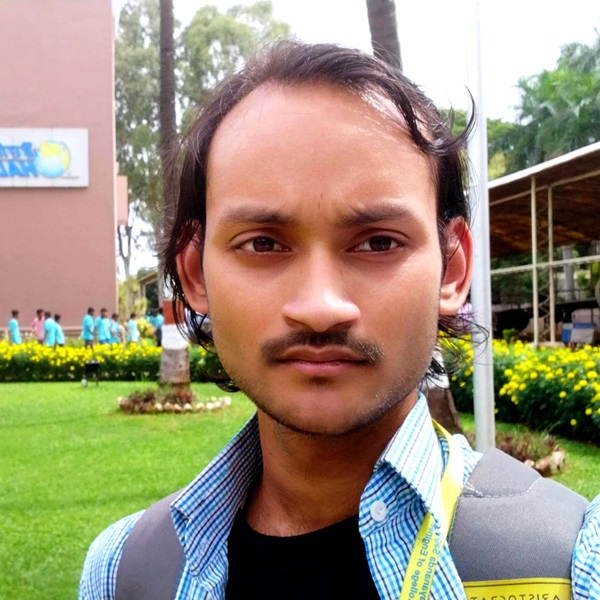
#> input picture backend/uploads/profile_pics/4f886e4a-99ec-438f-85cf-bfb1d9e911b9.jpg, 600 x 600 px
$ python -i face_test.py   (imports and definitions only)
#> lines starting #> are read from the running program, lines starting #| are printed output that depends on the picture; after the words box and inside, x2 and y2 are one past the last pixel; in counts of white or black regions, pixels touching at a corner belong together
import streamlit as st
import cv2
import numpy as np
from PIL import Image
import tempfile
import os

# Set page configuration
# [9 lines not run here, left out]

# Initialize session state for captured image
if 'captured_image' not in st.session_state:
    st.session_state.captured_image = None

# Load OpenCV's pre-trained classifiers
@st.cache_resource
def load_detectors():
    try:
        # Load face detector
        face_cascade = cv2.CascadeClassifier(cv2.data.haarcascades + 'haarcascade_frontalface_default.xml')

        # Load eye detector
        eye_cascade = cv2.CascadeClassifier(cv2.data.haarcascades + 'haarcascade_eye.xml')

        return face_cascade, eye_cascade
    except Exception as e:
        st.error(f"Error loading detectors: {e}")
        return None, None

def detect_faces_and_eyes(image, detection_type="both"):
    """
    Detect faces and/or eyes in the given image
    detection_type: "faces", "eyes", or "both"
    Returns: detection results and image with rectangles drawn
    """
#> called with detection_type = 'both'
    face_cascade, eye_cascade = load_detectors()
    if face_cascade is None or eye_cascade is None:
        return {"faces": 0, "eyes": 0}, image

    # Convert PIL image to OpenCV format
    opencv_image = cv2.cvtColor(np.array(image), cv2.COLOR_RGB2BGR)
#> opencv_image is the input picture: shape (600, 600, 3); mean B, G, R 120.8, 143.7, 155.3

    # Convert to grayscale for detection
    gray = cv2.cvtColor(opencv_image, cv2.COLOR_BGR2GRAY)
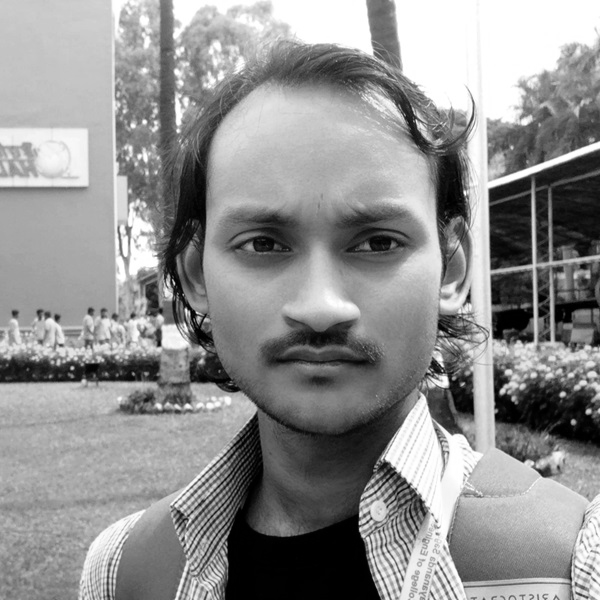
#> gray: shape (600, 600); min 0, max 255, mean 144.6

    result_image = opencv_image.copy()
    results = {"faces": 0, "eyes": 0}

    # Detect faces
    if detection_type in ["faces", "both"]:
        faces = face_cascade.detectMultiScale(
            gray,
            scaleFactor=1.1,
            minNeighbors=5,
            minSize=(30, 30),
            flags=cv2.CASCADE_SCALE_IMAGE
        )
#> faces = [[160, 125, 319, 319]]

        results["faces"] = len(faces)

        # Draw rectangles around faces
        for (x, y, w, h) in faces:
            cv2.rectangle(result_image, (x, y), (x+w, y+h), (0, 255, 0), 2)
            cv2.putText(result_image, 'Face', (x, y-10), cv2.FONT_HERSHEY_SIMPLEX, 0.9, (0, 255, 0), 2)
#> this loop made 1 pass
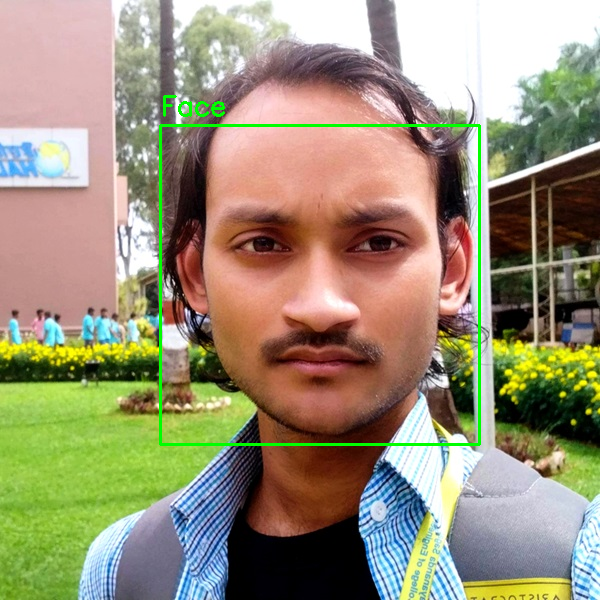
#> result_image: shape (600, 600, 3); 1.19% of pixels changed, all inside (x1, y1, x2, y2) = (159, 95, 481, 446)

    # Detect eyes
    if detection_type in ["eyes", "both"]:
        eyes = eye_cascade.detectMultiScale(
            gray,
            scaleFactor=1.1,
            minNeighbors=5,
            minSize=(10, 10),
            flags=cv2.CASCADE_SCALE_IMAGE
        )
#> eyes = [[571, 254, 22, 22], [225, 209, 70, 70], [336, 211, 66, 66]]

        results["eyes"] = len(eyes)

        # Draw rectangles around eyes
        for (x, y, w, h) in eyes:
            cv2.rectangle(result_image, (x, y), (x+w, y+h), (255, 0, 0), 2)
            cv2.putText(result_image, 'Eye', (x, y-10), cv2.FONT_HERSHEY_SIMPLEX, 0.6, (255, 0, 0), 2)
#> this loop made 3 passes
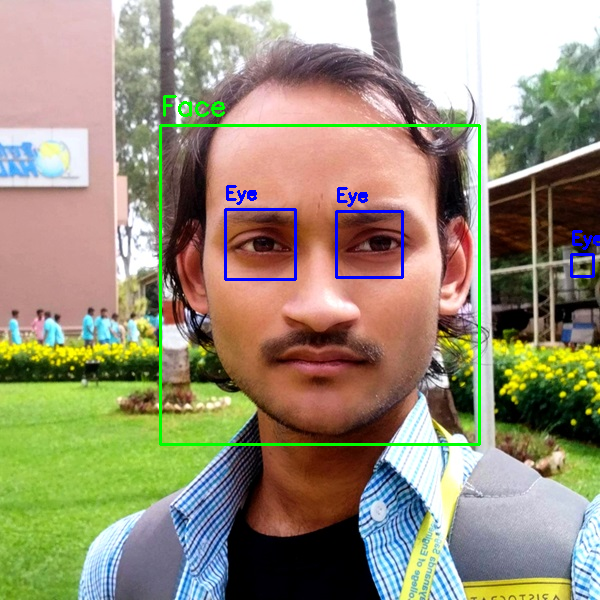
#> result_image: shape (600, 600, 3); 0.74% of pixels changed, all inside (x1, y1, x2, y2) = (224, 185, 600, 281)

    # Convert back to RGB for display
    result_image = cv2.cvtColor(result_image, cv2.COLOR_BGR2RGB)
    result_pil = Image.fromarray(result_image)

    return results, result_pil

# Create two columns for layout
# [1 line that did not run here, left out]

# [129 lines not run here, left out]

>>> import cv2
>>> picture = cv2.cvtColor(cv2.imread('uploads/profile_pics/4f886e4a-99ec-438f-85cf-bfb1d9e911b9.jpg'), cv2.COLOR_BGR2RGB)
>>> result = detect_faces_and_eyes(picture)
